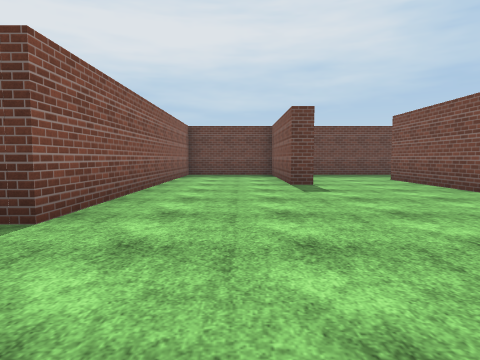
view 1 (above)

16 first-person views from a walk through a Unity game level. The camera is 1.2 m above the floor, tilts 4° down and sees 75° across. The floor is counted in squares, 2 m on a side. Each view is taken from the middle of a square. On the plan, view 1 faces up. The plan holds only what a view shows up to about 9 squares ahead; the rest is blank. The place goes on beyond the plan. Some surface patterns are stand-ins.

view 2
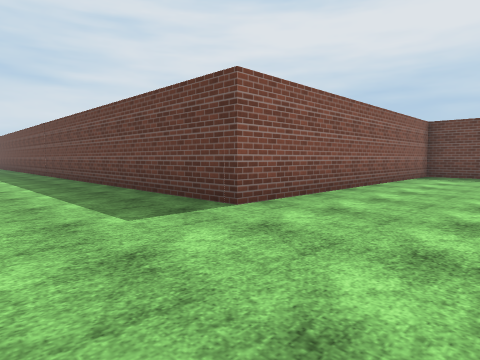

view 3
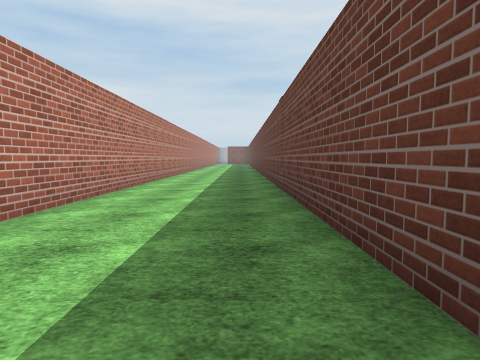

view 4
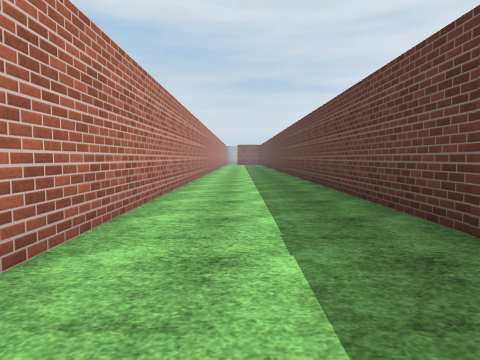

view 5
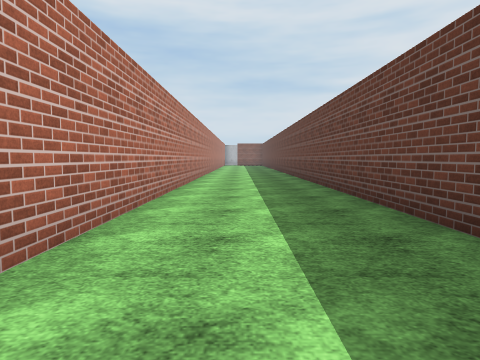

view 6
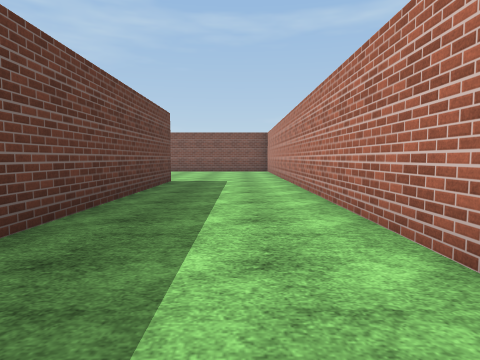

view 7
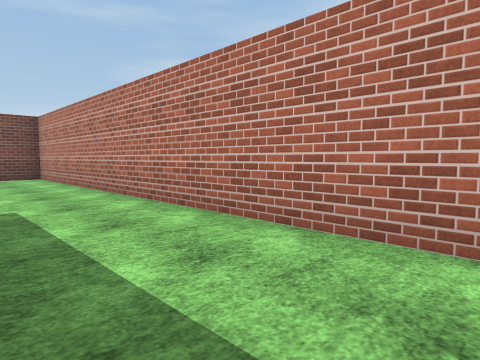

view 8
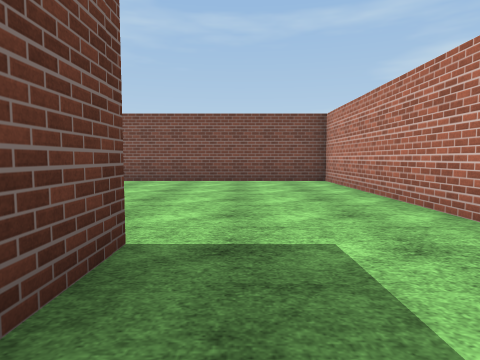

view 9
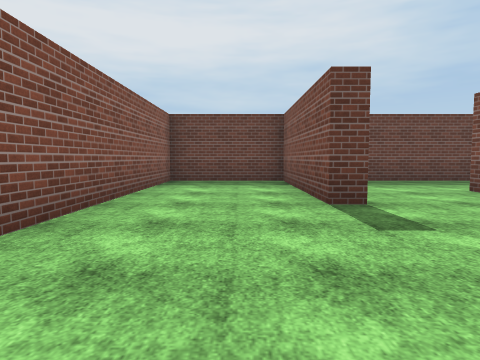

view 10
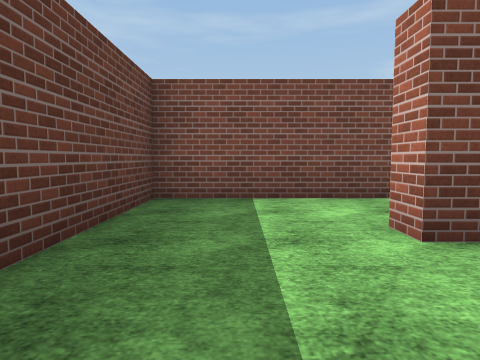

view 11
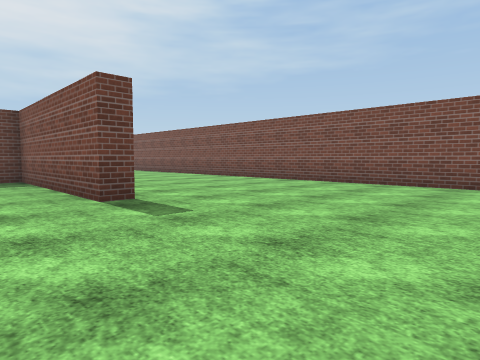

view 12
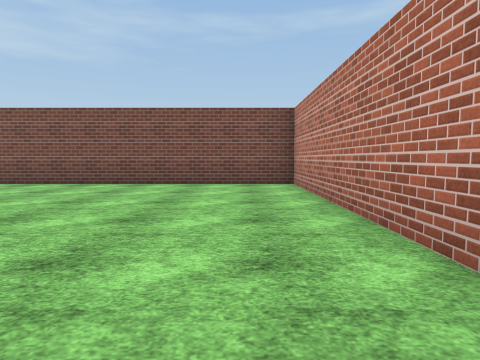

view 13
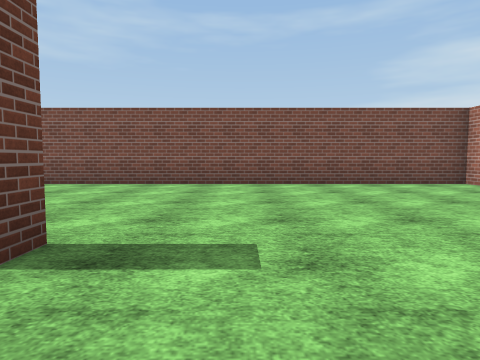

view 14
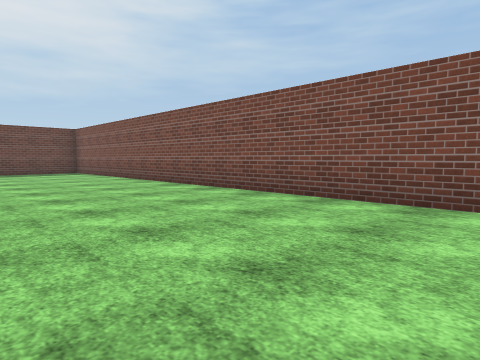

view 15
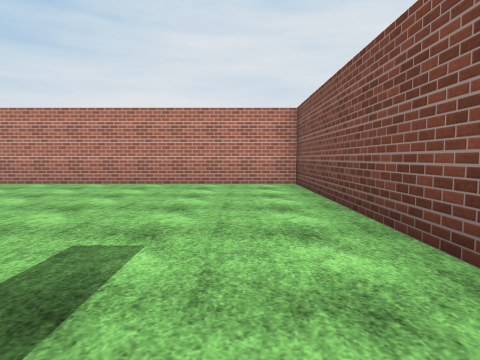

view 16
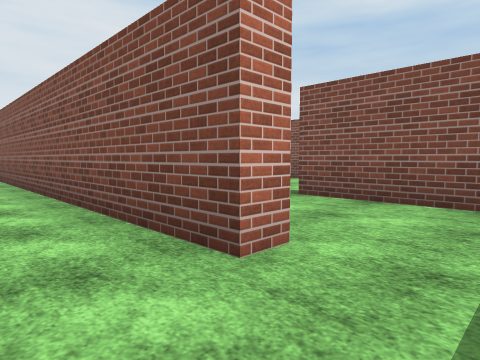

### Floor plan
Ten units are one square. View 1 is at (0, 0); x grows to the right and y downward. Boxes are objects, and circles mark ways between rooms. Rooms are numbered by the first view taken in them; rooms with no view inside come last. Other rooms are left out.
<svg viewBox="-190 -255 318 263">
<path fill="none" stroke="#000" d="M16 -85 16 -70 12 -70 12 -113 -18 -113 -18 -28 -185 -28M-185 3 42 3 42 -87M16 -95 16 -85M46 -113 34 -113M47 -64 47 3 123 3 123 -146M72 -63 67 -63M42 -87 47 -87 47 -64M67 -63 67 -113 46 -113"/>
<circle cx="25" cy="-80" r="3" fill="#2a7"/>
<circle cx="40" cy="-95" r="3" fill="#2a7"/>
<circle cx="55" cy="-75" r="3" fill="#2a7"/>
<text x="-50" y="-20">1</text>
<text x="30" y="-100">2</text>
<text x="50" y="-250">3</text>
<text x="50" y="-90">4</text>
</svg>
Room 1 opens to room 2. Room 2 opens to room 4. Room 3 opens to room 4.

Where each view was taken, in squares from view 1:
view 1: 0 up, 0 right, facing up
view 2: 0 up, 1 right, facing up-left
view 3: 2 up, 5 left, facing left
view 4: 1 up, 9 left, facing left
view 5: 1 up, 11 left, facing left
view 6: 1 up, 10 left, facing right
view 7: 2 up, 6 left, facing down-right
view 8: 2 up, 4 left, facing right
view 9: 3 up, 0 right, facing up
view 10: 10 up, 2 right, facing right
view 11: 2 up, 5 right, facing up-right
view 12: 1 up, 5 right, facing right
view 13: 5 up, 5 right, facing right
view 14: 6 up, 8 right, facing up-right
view 15: 7 up, 6 right, facing down
view 16: 10 up, 6 right, facing down-left
